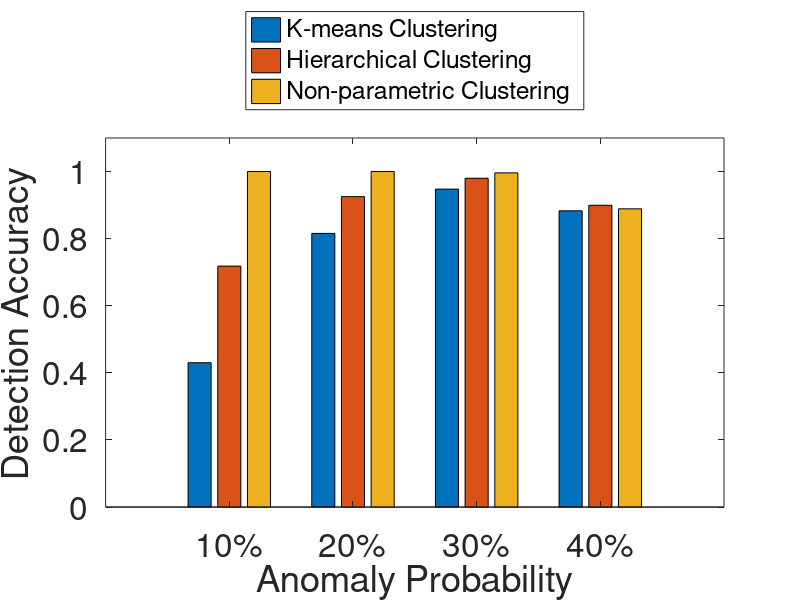
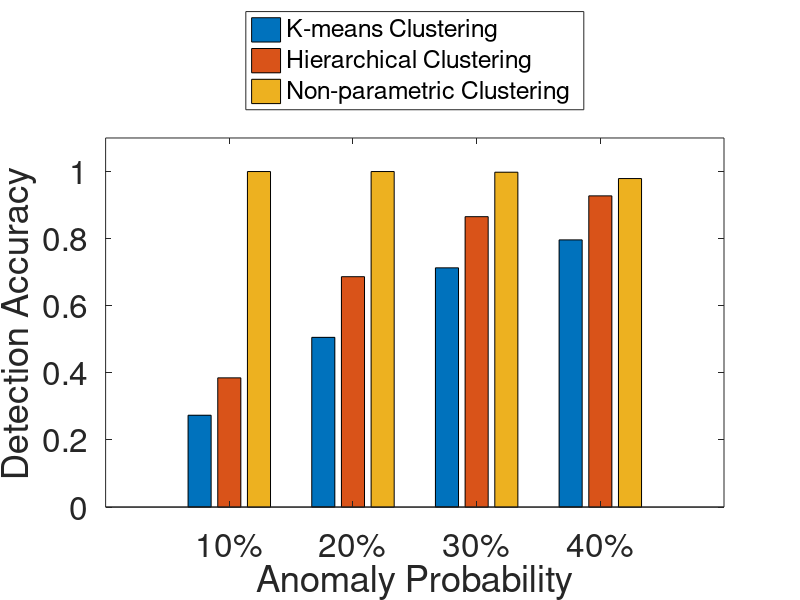
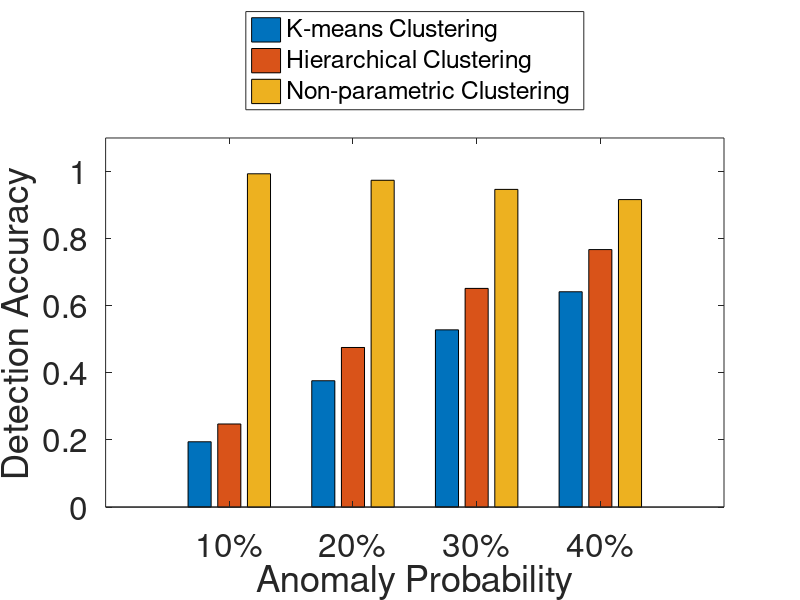
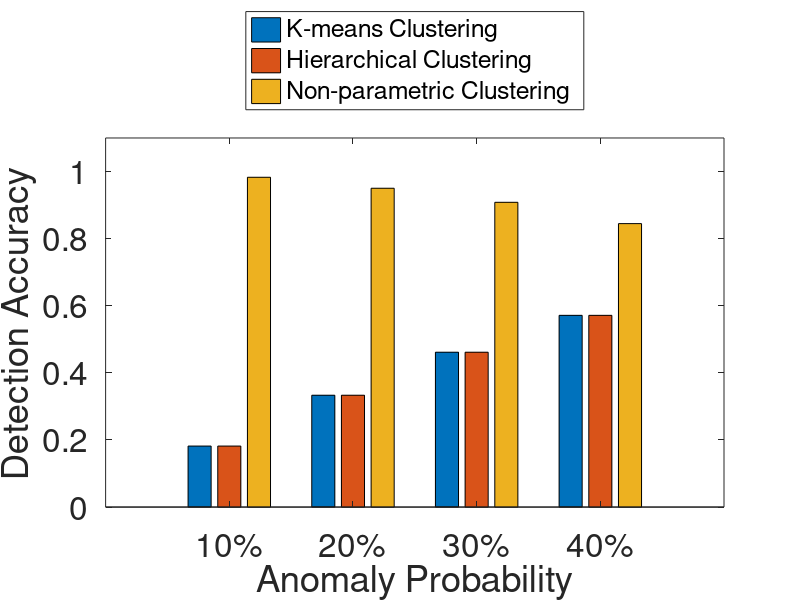

These charts were generated, in order, by the following MATLAB code:
f1_10 = [0.9941    0.8146    0.7181    1.0000    1.0000    0.4303];
f1_20 = [0.9200    0.8383    0.9252    1.0000    1.0000    0.8156];
f1_30 = [0.7964    0.6937    0.9800    0.9959    0.9960    0.9476];
f1_40 = [0.6730    0.4522    0.8994    0.8955    0.8889    0.8830];

f2_10 = [0.9941    0.8866    0.3851    1.0000    1.0000    0.2737];
f2_20 = [0.9728    0.8600    0.6866    1.0000    1.0000    0.5058];
f2_30 = [0.9474    0.6950    0.8655    1.0000    0.9980    0.7130];
f2_40 = [0.9205    0.4983    0.9275    0.9797    0.9791    0.7963];

f3_10 = [0.8471    0.8701    0.2476    0.9768    0.9933    0.1946];
f3_20 = [0.8509    0.7278    0.4756    0.9675    0.9740    0.3765];
f3_30 = [0.7776    0.6303    0.6517    0.9329    0.9468    0.5282];
f3_40 = [0.7486    0.4802    0.7674    0.9167    0.9164    0.6417];

f4_10 = [0.8981    0.8370    0.1818    0.9735    0.9829    0.1818];
f4_20 = [0.8532    0.8405    0.3333    0.8994    0.9502    0.3333];
f4_30 = [0.7988    0.7259    0.4615    0.8630    0.9083    0.4615];
f4_40 = [0.7743    0.6456    0.5714    0.8380    0.8448    0.5714];

%%%%%%%%%%%%%%%%%%%%%%%%%%%%%%%%%%%%%%%%%%%%%%%%%%%%%%%%%%%%%%%%%%%%%%%%%%%
colormap gray
acc_p1 = [f1_10([6 3 5]);f1_20([6 3 5]);f1_30([6 3 5]);f1_40([6 3 5])];
bar(acc_p1);
set(gca,'XLim',[0 5]);
set(gca,'YLim',[0 1.1])
xlabel('Anomaly Probability','fontsize',24);
ylabel('Detection Accuracy','fontsize',24);
set(gca,'XTickLabel',{'10%','20%','30%','40%'},'fontsize',24);
h_legend = legend('K-means Clustering','Hierarchical Clustering','Non-parametric Clustering','location','northoutside');
set(h_legend,'FontSize',18);

figure;
colormap gray
acc_p2 = [f2_10([6 3 5]);f2_20([6 3 5]);f2_30([6 3 5]);f2_40([6 3 5])];
bar(acc_p2);
set(gca,'XLim',[0 5]);
set(gca,'YLim',[0 1.1])
xlabel('Anomaly Probability','fontsize',24);
ylabel('Detection Accuracy','fontsize',24);
set(gca,'XTickLabel',{'10%','20%','30%','40%'},'fontsize',24);
h_legend = legend('K-means Clustering','Hierarchical Clustering','Non-parametric Clustering','location','northoutside');
set(h_legend,'FontSize',18);

figure;
colormap gray
acc_p3 = [f3_10([6 3 5]);f3_20([6 3 5]);f3_30([6 3 5]);f3_40([6 3 5])];
bar(acc_p3);
set(gca,'XLim',[0 5]);
set(gca,'YLim',[0 1.1])
xlabel('Anomaly Probability','fontsize',24);
ylabel('Detection Accuracy','fontsize',24);
set(gca,'XTickLabel',{'10%','20%','30%','40%'},'fontsize',24);
h_legend = legend('K-means Clustering','Hierarchical Clustering','Non-parametric Clustering','location','northoutside');
set(h_legend,'FontSize',18);

figure;
colormap gray
acc_p4 = [f4_10([6 3 5]);f4_20([6 3 5]);f4_30([6 3 5]);f4_40([6 3 5])];
bar(acc_p4);
set(gca,'XLim',[0 5]);
set(gca,'YLim',[0 1.1])
xlabel('Anomaly Probability','fontsize',24);
ylabel('Detection Accuracy','fontsize',24);
set(gca,'XTickLabel',{'10%','20%','30%','40%'},'fontsize',24);
h_legend = legend('K-means Clustering','Hierarchical Clustering','Non-parametric Clustering','location','northoutside');
set(h_legend,'FontSize',18);
